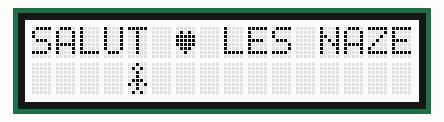
This sketch was run on a simulated Arduino Uno, built with avr-gcc and run on an emulated ATmega328P. On the bench: 16×2 character LCD.

Above: at 0.2 s.

The sketch:

sketch_les_nazes.ino
```cpp
#include <Wire.h> // biblioteque
#include "rgb_lcd.h" // biblioteque

rgb_lcd lcd; // initialisation du lcd

byte heart[8] = {
    0b00000,
    0b01010,
    0b11111,
    0b11111,
    0b11111,
    0b01110,
    0b00100,
    0b00000
};

byte smiley[8] = {
    0b00000,
    0b00000,
    0b01010,
    0b00000,
    0b00000,
    0b10001,
    0b01110,
    0b00000
};

byte frownie[8] = {
    0b00000,
    0b00000,
    0b01010,
    0b00000,
    0b00000,
    0b00000,
    0b01110,
    0b10001
};

byte armsDown[8] = {
    0b00100,
    0b01010,
    0b00100,
    0b00100,
    0b01110,
    0b10101,
    0b00100,
    0b01010
};

byte armsUp[8] = {
    0b00100,
    0b01010,
    0b00100,
    0b10101,
    0b01110,
    0b00100,
    0b00100,
    0b01010
};


void setup()
{

    lcd.begin(16, 2); // config 16 colones 2 lignes

 #if 1
    lcd.createChar(0, heart);
    lcd.createChar(1, smiley);
    lcd.createChar(2, frownie);
    lcd.createChar(3, armsDown);
    lcd.createChar(4, armsUp);
#endif


    lcd.setCursor(0, 0);
    lcd.print("SALUT ");
    lcd.write((unsigned char)0);
    lcd.print(" LES NAZES ");
    lcd.write(1);
}

void loop()
{

    lcd.setCursor(4, 1);
    // Appel naze bras en bas
    lcd.write(3); // écriture nazes bras en bas
    delay(1000);
    lcd.setCursor(4, 1);
    // pareil bras en haut
    lcd.write(4);
    delay(1000);
}
```
